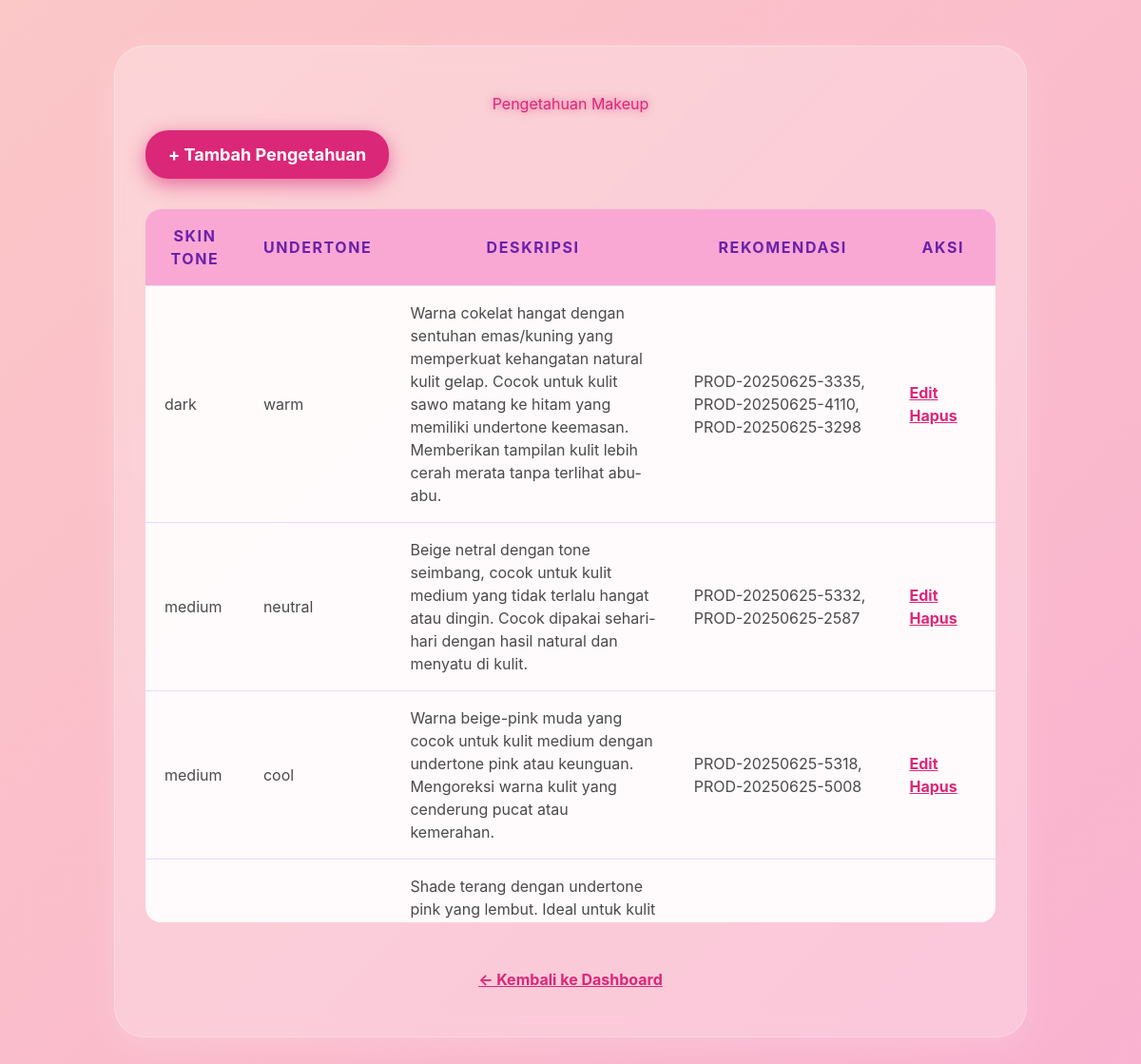
Page /admin/knowledge (signed in) on the committed database.
### app.py (models this page shows)
class Knowledge(db.Model):
    id = db.Column(db.Integer, primary_key=True)
    skin_tone = db.Column(db.String(100))
    undertone = db.Column(db.String(100))
    recommendation = db.Column(db.Text)
    description = db.Column(db.String(100))

### app.py (the view)
@app.route('/admin/knowledge')
def admin_knowledge():
    if not session.get('admin'):
        return redirect('/admin/login')
    knowledge = Knowledge.query.all()
    return render_template('admin_knowledge.html', knowledge=knowledge)

### templates/admin_knowledge.html (shortened to what this page needs)
<!DOCTYPE html>
<html lang="id">
  <head>
    <script src="https://cdn.tailwindcss.com"></script>
  </head>
  <body>
    <div class="glass-card">
      <h1 class="mb-4">Pengetahuan Makeup</h1>
      <a href="/admin/knowledge/add" class="btn-add">+ Tambah Pengetahuan</a>
      <div class="table-container">
        <table>
          <thead>
            <tr>
              <th class="text-center">Skin Tone</th>
              <th class="text-center">Undertone</th>
              <th class="text-center">Deskripsi</th>
              <th class="text-center">Rekomendasi</th>
              <th class="text-center">Aksi</th>
            </tr>
          </thead>
          <tbody>
            {% for item in knowledge %}
            <tr>
              <td>{{ item.skin_tone }}</td>
              <td>{{ item.undertone }}</td>
              <td>
                {% if item.description %}{{ item.description }}{% else %} - {%
                endif %}
              </td>
              <td>
                {{ item.recommendation[:80] }}
              </td>
              <td>
                <a
                  href="/admin/knowledge/edit/{{ item.id }}"
                  class="action-link"
                  >Edit</a
                >
                <a
                  href="/admin/knowledge/delete/{{ item.id }}"
                  class="action-link"
                  >Hapus</a
                >
              </td>
            </tr>
            {% else %}
            <tr>
              <td colspan="5" style="text-align: center; color: #9f1239">
                Belum ada data pengetahuan
              </td>
            </tr>
            {% endfor %}
          </tbody>
        </table>
      </div>
      <a href="/admin" class="back-link">← Kembali ke Dashboard</a>
    </div>
  </body>
</html>

### templates/admin_knowledge.html (style rules this page uses)
body { font-family: "Inter", sans-serif; background: linear-gradient(135deg, #fbc7c7 0%, #f9a8d4 100%); min-height: 100vh; color: #4a4a4a; padding: 3rem 1.5rem; }
.glass-card { background: rgba(255, 255, 255, 0.25); backdrop-filter: blur(12px); border-radius: 2rem; box-shadow: 0 8px 32px rgba(255, 255, 255, 0.18); border: 1px solid rgba(255, 255, 255, 0.3); max-width: 960px; margin: 0 auto; padding: 3rem 2rem; }
h1 { color: #db2777; text-shadow: 0 0 8px rgba(219, 39, 119, 0.7); font-weight: 900; font-size: 3rem; margin-bottom: 2rem; text-align: center; }
.table-container { width: 100%; max-height: 750px; overflow-y: auto; position: relative; border-radius: 1rem; }
table { width: 100%; border-collapse: collapse; font-size: 1rem; background: rgba(255, 255, 255, 0.9); box-shadow: 0 8px 32px rgba(219, 39, 119, 0.2); }
thead { position: sticky; top: 0; }
thead tr { background-color: #f9a8d4; color: #6b21a8; text-transform: uppercase; letter-spacing: 0.1em; }
thead th, tbody td { padding: 1rem 1.25rem; text-align: left; border-bottom: 1px solid #e9d8fd; }
a.action-link { font-weight: 700; margin-right: 1rem; color: #db2777; text-decoration: underline; cursor: pointer; transition: color 0.3s ease; }
.btn-add { display: inline-block; background-color: #db2777; color: white; font-weight: 700; padding: 0.75rem 1.5rem; border-radius: 1.5rem; box-shadow: 0 6px 20px rgba(219, 39, 119, 0.6); margin-bottom: 2rem; transition: background-color 0.3s ease, transform 0.3s ease; text-decoration: none; font-size: 1.125rem; }
.back-link { display: block; margin-top: 3rem; font-weight: 700; color: #db2777; text-decoration: underline; cursor: pointer; font-size: 1rem; text-align: center; transition: color 0.3s ease; }
th { text-align: center; }

### rows in the picture
Knowledge: skin_tone "dark", undertone "warm", description "Warna cokelat hangat dengan sentuhan emas/kuning yang memperkuat kehangatan natural kulit gelap. Cocok untuk kulit sawo matang ke hitam yang memiliki undertone keemasan. Memberikan tampilan kulit lebih cerah merata tanpa terlihat abu-abu.", recommendation "PROD-20250625-3335, PROD-20250625-4110, PROD-20250625-3298"
Knowledge: skin_tone "medium", undertone "neutral", description "Beige netral dengan tone seimbang, cocok untuk kulit medium yang tidak terlalu hangat atau dingin. Cocok dipakai sehari-hari dengan hasil natural dan menyatu di kulit.", recommendation "PROD-20250625-5332, PROD-20250625-2587"
Knowledge: skin_tone "medium", undertone "cool", description "Warna beige-pink muda yang cocok untuk kulit medium dengan undertone pink atau keunguan. Mengoreksi warna kulit yang cenderung pucat atau kemerahan.", recommendation "PROD-20250625-5318, PROD-20250625-5008"
Knowledge: description "Shade terang dengan undertone pink yang lembut. Ideal untuk kulit…"
